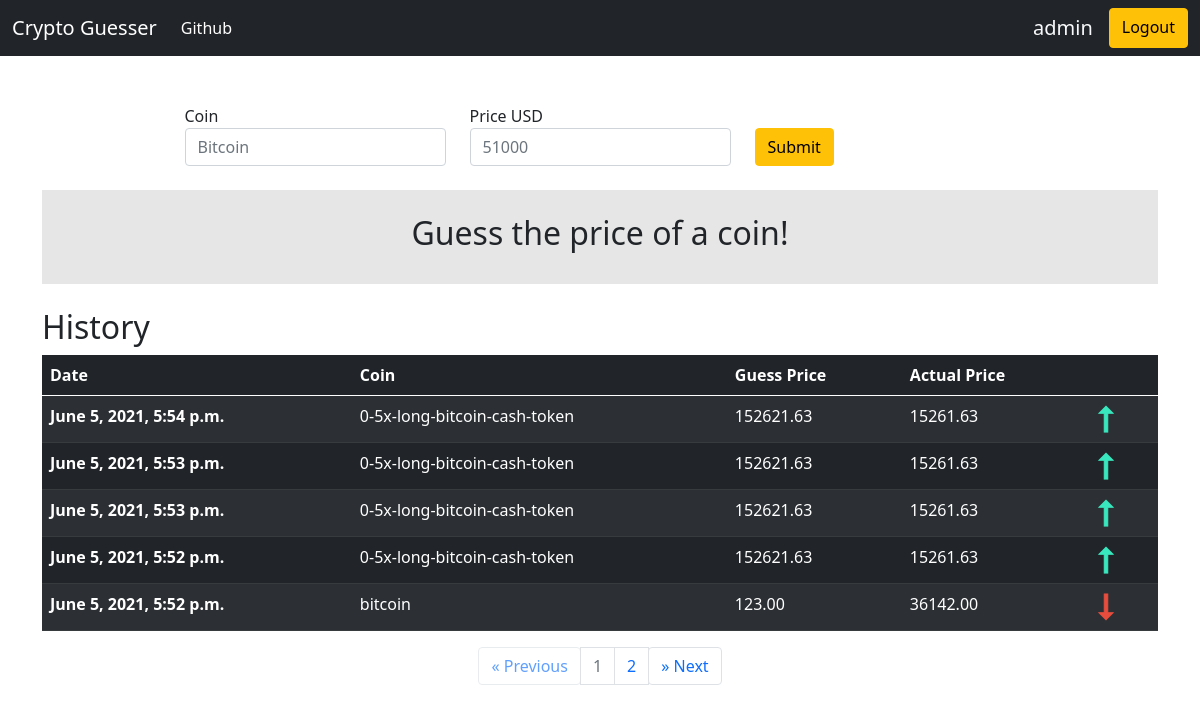
The app's page / (signed in) with its own data.
### result/models.py (models this page shows, shortened)
class Result(models.Model):
    coin = models.CharField(max_length=120, blank=False, null=False)
    guess_price = models.DecimalField(decimal_places=2, max_digits=10000)
    actual_price = models.DecimalField(decimal_places=2, max_digits=10000)
    author = models.ForeignKey(User, related_name='result', on_delete=models.CASCADE)
    created_at = models.DateTimeField(auto_now_add=True)
    objects = ResultManager()

### pages/views.py (the view, shortened to what this page needs)
# urls.py: path('', homepage_view, name='home'),
def homepage_view(request, *args, **kwargs):
    message = ""
    guess_price = 0
    actual_price = 0
    is_valid = False
    results = []
    if request.user.is_authenticated:
        results = Result._meta.model.objects.filter(author=request.user).order_by('-created_at')
    page = request.GET.get('page', 1)
    paginator = Paginator(results, 5)
    try:
        results = paginator.page(page)
    except PageNotAnInteger:
        results = paginator.page(1)
    except EmptyPage:
        results = paginator.page(paginator.num_pages)
    context = {
        'history' : results,
        'guess_result' : {
            'is_valid' : is_valid,
            "guess_price" : float(guess_price),
            "actual_price" : float(actual_price),
            "message" : message
        }
    }
    return render(request, "homepage.html", context)

### templates/homepage.html (shortened to what this page needs)
{% extends 'base.html' %}
{% load mathfilters %}
{% block content %}
<div class="container mt-5">
      <form action='.' method='POST'>{% csrf_token %}
        <div class="row justify-content-center">
          <div class="col-sm-3">
            <label class="sr-only" for="coin">Coin</label>
            <input id="coin" type="text" name='coin' class="form-control" id="coin" placeholder="Bitcoin">
          </div>
          <div class="col-sm-3">
            <label class="sr-only" for="guess_price">Price USD</label>
            <div class="input-group">
              <input id="guess_price" type="number" class="form-control" name='guess_price' id="guess_price" placeholder="51000" min="0" step="0.01" required=True>
            </div>
          </div>
          <div class="col-sm-3 pt-4">
            <button type="submit" class="btn btn-warning" id="submit">Submit</button>
          </div>
        </div>
      </form>
      <div class="my-4 p-4" style="background-color: rgba(15, 15, 15, 0.1);">
        {% if guess_result.is_valid %}
                {% if guess_result.guess_price < guess_result.actual_price %}
                  {% load static %}
                {% elif guess_result.guess_price > guess_result.actual_price %}
                  {% load static %}
                {% else %}
                  {% load static %}
                {% endif %}
        {% elif guess_result.message == "" %}
        <div class="d-flex justify-content-center">
          <h2>Guess the price of a coin!</h2>
        </div>
        {% else %}
        <div class="d-flex justify-content-center">
          <h2>{{guess_result.message}}</h2>
        </div>
        {% endif %}
      </div>
      <h2>History</h2>
    <div class="d-flex justify-content-center">
        <table id="table" class="table table-dark table-striped table-hover">
            <thead>
            <tr>
                <th scope="col">Date</th>
                <th scope="col">Coin</th>
                <th scope="col">Guess Price</th>
                <th scope="col">Actual Price</th>
                <th scope="col"></th>
            </tr>
            </thead>
            <tbody>
            {% for result in history %}
            <tr data-href='https://www.google.com'>
                <th scope="row">{{result.created_at}}</th>
                <td>{{result.coin}}</td>
                <td>{{result.guess_price}}</td>
                <td>{{result.actual_price}}</td>
                {% if result.guess_price < result.actual_price %}
                <td>
                    {% load static %}
                    <img src="{% static 'images/icons8-down-30.png' %}" alt="lesser than">
                </td>
                {% elif result.guess_price > result.actual_price %}
                <td>
                    {% load static %}
                    <img src="{% static 'images/icons8-up-30.png' %}" alt="greater than">
                </td>
                {% else %}
                    {% load static %}
                {% endif %}
            </tr>
            {% endfor %}
            </tbody>
        </table>
      </div>
    <nav class="d-flex justify-content-center" aria-label="history navigation">
      <ul class="pagination">
        <li class="page-item">
          <a class="btn page-link {% if history.has_previous == False %}disabled{% endif %}"
          href="?page={% if history.has_previous %}{{ history.previous_page_number }}{% else %}1{% endif %}" aria-label="Previous">
            <span aria-hidden="true">&laquo;</span>
            <span class="sr-only">Previous</span>
          </a>
        </li>
        {% for i in history.paginator.page_range %}
            {% if i|sub:history.number|abs <= 1 %}
            <li class="page-item {% if history.number == i %}disabled{% endif %}"><a class="page-link" href="?page={{ i }}">{{ i }}</a></li>
            {% endif %}
        {% endfor %}
        <li class="page-item">
          <a class="btn page-link {% if history.has_next == False %}disabled{% endif %}"
          href="?page={% if history.has_next %}{{ history.next_page_number }}{% else %}{{ history.current_page_number }}{% endif %}" aria-label="Next">
            <span aria-hidden="true">&raquo;</span>
            <span class="sr-only">Next</span>
          </a>
        </li>
      </ul>
    </nav>
</div>
{% endblock %}

### templates/base.html (shortened to what this page needs)
<!DOCTYPE html>
<html lang="en">
    <head>
        <link href="https://cdn.jsdelivr.net/npm/bootstrap@5.0.1/dist/css/bootstrap.min.css" rel="stylesheet">
    </head>
    <body>
        <nav class="navbar navbar-expand-lg navbar-dark bg-dark">
            <div class="container-fluid">
              <a class="navbar-brand" href="/">Crypto Guesser</a>
              <div class="collapse navbar-collapse" id="navbarSupportedContent">
                <ul class="navbar-nav me-auto mb-2 mb-lg-0">
                  <li class="nav-item">
                    <a class="nav-link active" aria-current="page" href="https://github.com/todoge/Internship-tests/tree/master/coin-guesser">Github</a>
                  </li>
                </ul>
                <div class="d-flex">
                    {% if request.user.is_authenticated %}
                        <h5 class="text-light mx-3 pt-2">{{request.user}}</h5>
                        <a class="btn btn-warning" href="/logout" type="submit">Logout</a>
                    {% else %}
                        <a class="btn btn-success" href="/login">Login</a>
                        <a class="btn btn-primary mx-3" href="/register" type="submit">Register</a>
                    {% endif %}
                </div>
              </div>
            </div>
          </nav>
        {% block content %}
        {% endblock %}
    </body>
</html>

### records on screen
Result: created_at "June 5, 2021, 5:54 p.m.", coin "0-5x-long-bitcoin-cash-token", guess_price "152621.63", actual_price "15261.63"
Result: created_at "June 5, 2021, 5:53 p.m.", coin "0-5x-long-bitcoin-cash-token", guess_price "152621.63", actual_price "15261.63"
Result: created_at "June 5, 2021, 5:53 p.m.", coin "0-5x-long-bitcoin-cash-token", guess_price "152621.63", actual_price "15261.63"
Result: created_at "June 5, 2021, 5:52 p.m.", coin "0-5x-long-bitcoin-cash-token", guess_price "152621.63", actual_price "15261.63"
Result: created_at "June 5, 2021, 5:52 p.m.", coin "bitcoin", guess_price "123.00", actual_price "36142.00"

### other values on screen
{{ request.user }} "admin"
{{ i }} "1" "2"
